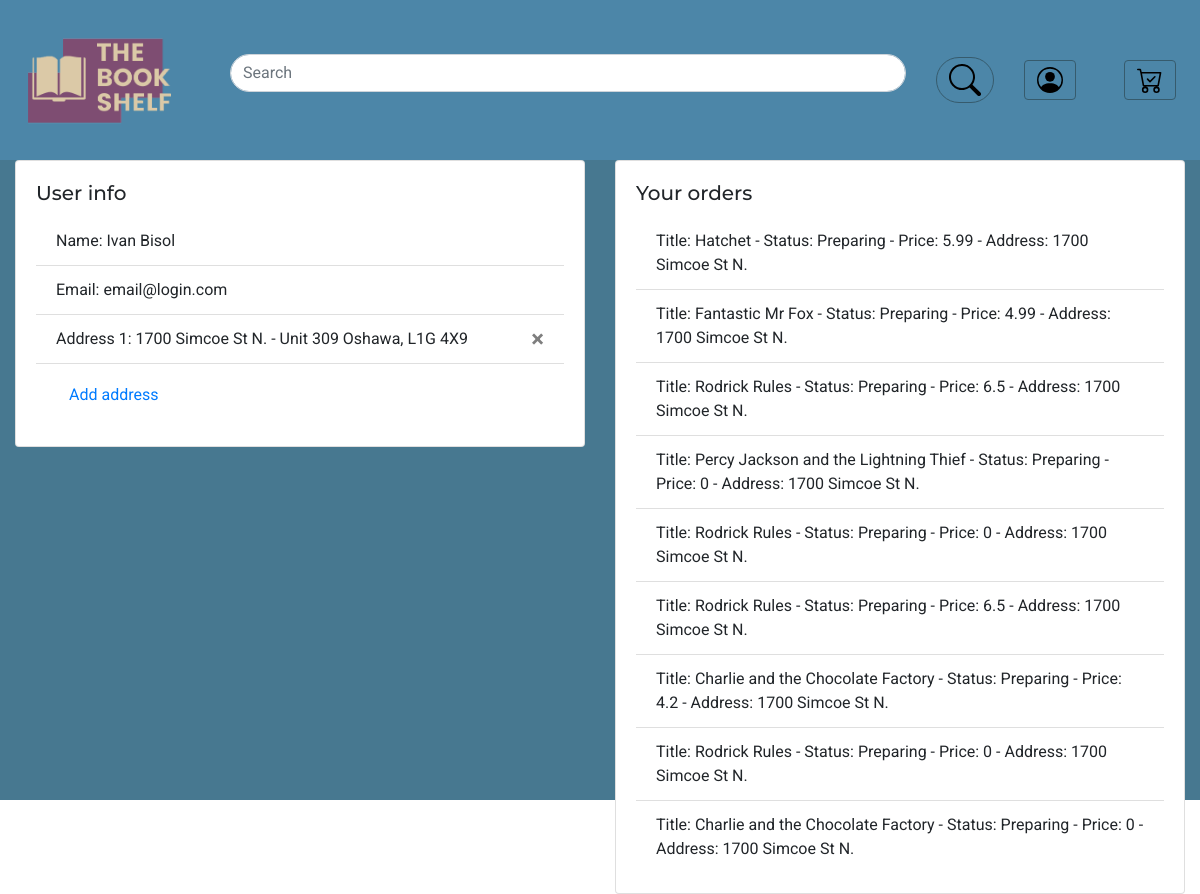
Screenshot of /account.php (signed in) with the database file from the repository.
### tables this page shows
CREATE TABLE `user` (
  `user_id` int NOT NULL AUTO_INCREMENT,
  `password` varchar(60) NOT NULL,
  `name` text NOT NULL,
  `email` varchar(128) NOT NULL,
  PRIMARY KEY (`user_id`),
  UNIQUE KEY `email_UNIQUE` (`email`)
);

CREATE TABLE `user_address` (
  `user_id` int NOT NULL,
  `address_id` int NOT NULL,
  PRIMARY KEY (`user_id`,`address_id`)
);

CREATE TABLE `address` (
  `address_id` int NOT NULL AUTO_INCREMENT,
  `street_number` varchar(45) NOT NULL,
  `street_name` text NOT NULL,
  `city` varchar(45) NOT NULL,
  `postal_code` varchar(45) NOT NULL,
  `unit_number` varchar(45) DEFAULT NULL,
  PRIMARY KEY (`address_id`)
);

### account.php (the view, shortened to what this page needs)
<?php
    $conn = getConnection();
    $userID = $_SESSION['sessionID'];
?>
<!doctype html>
<html lang="en">
    <head>
        <?php include_once 'components/imports.php'?>
    </head>
    <body>
        <nav class="navbar navbar-light p-0 steelBlue" id="navbar">
            <div class="col-2 h-100 justify-content-center align-items-center d-flex">
                <img src="images/BookShelf-Logo-alphabg.png" class="logo">
            </div>
            <div class="col h-100 d-flex justify-content-center align-items-center">
                <form class="form-inline w-100" method="GET" action="index.php">
                    <div class="col">
                        <input class="form-control w-100 rounded-pill" id="searchBar" name="searchBar" type="search" placeholder="Search">
                    </div>
                    <div class="col-1">
                        <button class="btn btn-outline-light rounded-pill" type="submit">
                            <img src="images/bootstrap-icons-1.7.1/search.svg" width="32px">
                        </button>
                    </div>
                </form>
            </div>
            <div class="col-1 h-100 justify-content-center align-items-center d-flex">
                <a class="btn btn-outline-light w-75" href="account.php">
                    <img src="images/bootstrap-icons-1.7.1/person-circle.svg" class="w-100">
                </a>
            </div>
            <div class="col-1 h-100 justify-content-center align-items-center d-flex">
                <button type="button" class="btn btn-outline-light w-75">
                    <img src="images/bootstrap-icons-1.7.1/cart-check.svg" class="w-100">
                </button>
            </div>
        </nav>
        <div class="container-fluid" id="mainContainer">
            <div class="row">
                <div class="col">
                    <?php
                        $query = "SELECT name, email FROM user WHERE user_id=$userID";
                        $result = mysqli_query($conn, $query);
                        $row=mysqli_fetch_assoc($result);
                        $name = $row['name'];
                        $email = $row['email'];
                        $query = "SELECT COUNT(address_id) FROM user_address WHERE user_id=$userID GROUP BY user_id";
                        $result = mysqli_query($conn, $query);
                        $count = mysqli_fetch_array($result);
                        $query = "SELECT user_address.address_id, name, email, street_name, city, street_number, postal_code, unit_number FROM user
                        INNER JOIN user_address ON user_address.user_id = user.user_id
                        INNER JOIN address ON address.address_id = user_address.address_id
                        WHERE user.user_id = $userID";
                        $result = mysqli_query($conn, $query);
                        $row = mysqli_fetch_assoc($result);
                    ?>
                    <div class="card">
                        <div class="card-body">
                            <h5 class="card-title">User info</h5>
                            <ul class="list-group list-group-flush">
                                <li class="list-group-item">Name: <?php echo $name;?></li>
                                <li class="list-group-item">Email: <?php echo $email;?></li>
                                <?php
                                    $addressCounter=1;
                                function extracted($addressCounter, array $row)
                                {
                                    echo "<li class='list-group-item'>Address " . $addressCounter . ": ";
                                    $addressString = $row["street_number"] . " " . $row["street_name"];
                                    if (isset($row["unit_number"])) {
                                        $addressString .= " - Unit " . $row["unit_number"];
                                    }
                                    $addressString .= " " . $row["city"] . ", " . $row["postal_code"];
                                    echo $addressString . "
                                    <button type='button' class='close' name='delBtn' id=".$row["address_id"].">
                                        <span>&times;</span>
                                    </button>
                                    </li>";
                                    return array($addressString, $row);
                                }
                                if ($count[0]==0) {
                                    echo "<li class='list-group-item'>Please add an address to your account.</li>";
                                } else {
                                    list($addressString, $row) = extracted($addressCounter, $row);
                                    }
                                ?>
                                <li class="list-group-item">
                                    <button type="button" class="btn btn-link" data-toggle="modal" data-target="#addAddress">Add address</button>
                                </li>
                            </ul>
                        </div>
                    </div>
                </div>
                <div class="col">
                    <div class="card">
                        <div class="card-body">
                            <h5 class="card-title">Your orders</h5>
                            <ul class="list-group list-group-flush">
                                <?php
                                $query = "SELECT order_list.price, book.title, address.street_name, address.street_number FROM user_order
                                    INNER JOIN order_list ON order_list.order_id = user_order.order_id
                                    INNER JOIN address ON address.address_id = user_order.dest_address_id
                                    INNER JOIN book ON book.book_id = order_list.book_id
                                    WHERE user_id=$userID";
                                $result = mysqli_query($conn, $query);
                                if(mysqli_num_rows($result)!=0){
                                    while ($row = mysqli_fetch_assoc($result)){
                                        echo '<li class="list-group-item">Title: '.$row["title"].' - Status: Preparing - Price: '.$row["price"].' - Address: '.$row["street_number"].' '.$row["street_name"].'</li>';
                                    }
                                } else {
                                    echo '<li class="list-group-item">No orders found</li>';
                                }
                                ?>
                            </ul>
                        </div>
                    </div>
                </div>
            </div>
        </div>
    </body>
</html>

### components/imports.php (shortened to what this page needs)
<link rel="stylesheet" href="styles/bootstrap.css">
<link rel="stylesheet" href="styles/index.css">
<link rel="stylesheet" href="styles/global.css">

### styles/index.css (style rules this page uses)
#navbar { height: 20vh; background-color: #4c86a8; }
#mainContainer { background-color: #477890; height: 80vh; }
.btn-outline-light, .btn-outline-light:hover { border-color: #365B6D !important; }
.logo { max-height: 100%; max-width: 100%; width: auto; min-width: 20%; }

### styles/global.css (style rules this page uses)
body { font-family: Roboto, sans-serif; margin: 0; }
input, label { display: block; font-family: Roboto, sans-serif; }
input, textarea { margin-top: 5px; margin-bottom: 20px; width: 100%; border: 1px solid black; }
input { height: 30px; }
h1, h2, h3, h4, h5, h6 { font-family: Montserrat, sans-serif; }
a { color: #616161; text-decoration: none; }

### rows the page displays
user: name "Ivan Bisol", email "email@login.com"
user_address: address.postal_code "1700 Simcoe St N. - Unit 309 Oshawa, L1G 4X9"

### other values shown
$addressCounter "1"
$row["title"] "Hatchet"
$row["price"] "5.99"
$row["street_number"] "1700"
$row["street_name"] "Simcoe St N."
$row["title"] "Fantastic Mr Fox"
$row["price"] "4.99"
$row["title"] "Rodrick Rules"
$row["price"] "6.5"
$row["title"] "Percy Jackson and the Lightning Thief"
$row["price"] "0"
$row["title"] "Charlie and the Chocolate Factory"
$row["price"] "4.2"
